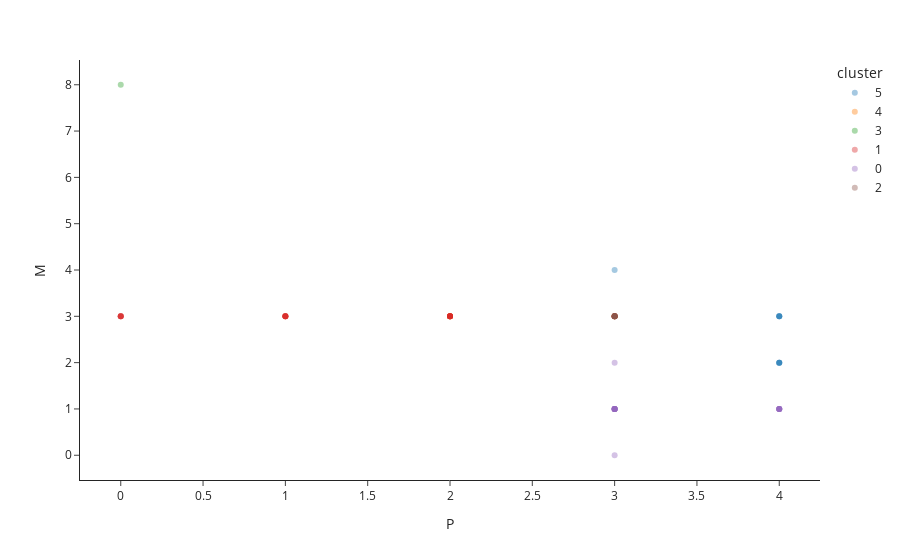

Notebook code cell kept with this figure:
### Markdown cell above
Now show it.

### Code cell
fig_pm.show()

#<xml xmlns="https://developers.google.com/blockly/xml"><variables><variable id="A+;747F$t%b4quDtJwcx">fig_pm</variable></variables><block type="varDoMethod" id="]$yyKju9XpQ[RnW5}0k/" x="8" y="-62"><field name="VAR" id="A+;747F$t%b4quDtJwcx">fig_pm</field><field name="MEMBER">show</field><data>fig_pm:show</data></block></xml>

### Figure 1 — Plotly figure (JSON) as saved in the notebook; plotly's stock layout.template omitted (floating-point values rounded to 4 significant figures)
{"data": [{"hovertemplate": "cluster=5<br>P=%{x}<br>M=%{y}<extra></extra>", "legendgroup": "5", "marker": {"color": "#1F77B4", "opacity": 0.4, "symbol": "circle"}, "mode": "markers", "name": "5", "orientation": "v", "showlegend": true, "type": "scatter", "x": [3, 4, 4, 4, 4, 4, 4, 4, 4], "xaxis": "x", "y": [4, 3, 3, 3, 2, 2, 2, 2, 3], "yaxis": "y"}, {"hovertemplate": "cluster=4<br>P=%{x}<br>M=%{y}<extra></extra>", "legendgroup": "4", "marker": {"color": "#FF7F0E", "opacity": 0.4, "symbol": "circle"}, "mode": "markers", "name": "4", "orientation": "v", "showlegend": true, "type": "scatter", "x": [3, 3, 2, 2, 1, 2, 2, 2, 3], "xaxis": "x", "y": [3, 3, 3, 3, 3, 3, 3, 3, 3], "yaxis": "y"}, {"hovertemplate": "cluster=3<br>P=%{x}<br>M=%{y}<extra></extra>", "legendgroup": "3", "marker": {"color": "#2CA02C", "opacity": 0.4, "symbol": "circle"}, "mode": "markers", "name": "3", "orientation": "v", "showlegend": true, "type": "scatter", "x": [0], "xaxis": "x", "y": [8], "yaxis": "y"}, {"hovertemplate": "cluster=1<br>P=%{x}<br>M=%{y}<extra></extra>", "legendgroup": "1", "marker": {"color": "#D62728", "opacity": 0.4, "symbol": "circle"}, "mode": "markers", "name": "1", "orientation": "v", "showlegend": true, "type": "scatter", "x": [2, 3, 2, 2, 2, 2, 2, 2, 1, 1, 1, 1, 0, 0, 0, 0, 0, 1, 1], "xaxis": "x", "y": [3, 3, 3, 3, 3, 3, 3, 3, 3, 3, 3, 3, 3, 3, 3, 3, 3, 3, 3], "yaxis": "y"}, {"hovertemplate": "cluster=0<br>P=%{x}<br>M=%{y}<extra></extra>", "legendgroup": "0", "marker": {"color": "#9467BD", "opacity": 0.4, "symbol": "circle"}, "mode": "markers", "name": "0", "orientation": "v", "showlegend": true, "type": "scatter", "x": [4, 4, 3, 3, 3, 4, 3, 3, 4, 3, 3, 3, 3, 3, 4, 4, 3, 3, 4], "xaxis": "x", "y": [1, 1, 1, 1, 1, 1, 1, 1, 1, 1, 1, 1, 1, 1, 1, 1, 0, 2, 1], "yaxis": "y"}, {"hovertemplate": "cluster=2<br>P=%{x}<br>M=%{y}<extra></extra>", "legendgroup": "2", "marker": {"color": "#8C564B", "opacity": 0.4, "symbol": "circle"}, "mode": "markers", "name": "2", "orientation": "v", "showlegend": true, "type": "scatter", "x": [3, 3, 3, 3, 3, 3, 3, 3, 3], "xaxis": "x", "y": [3, 3, 3, 3, 3, 3, 3, 3, 3], "yaxis": "y"}], "layout": {"autosize": true, "legend": {"title": {"text": "cluster"}, "tracegroupgap": 0}, "margin": {"t": 60}, "xaxis": {"anchor": "y", "autorange": true, "domain": [0, 1], "range": [-0.2515, 4.251], "title": {"text": "P"}, "type": "linear"}, "yaxis": {"anchor": "x", "autorange": true, "domain": [0, 1], "range": [-0.5672, 8.567], "title": {"text": "M"}, "type": "linear"}}}
